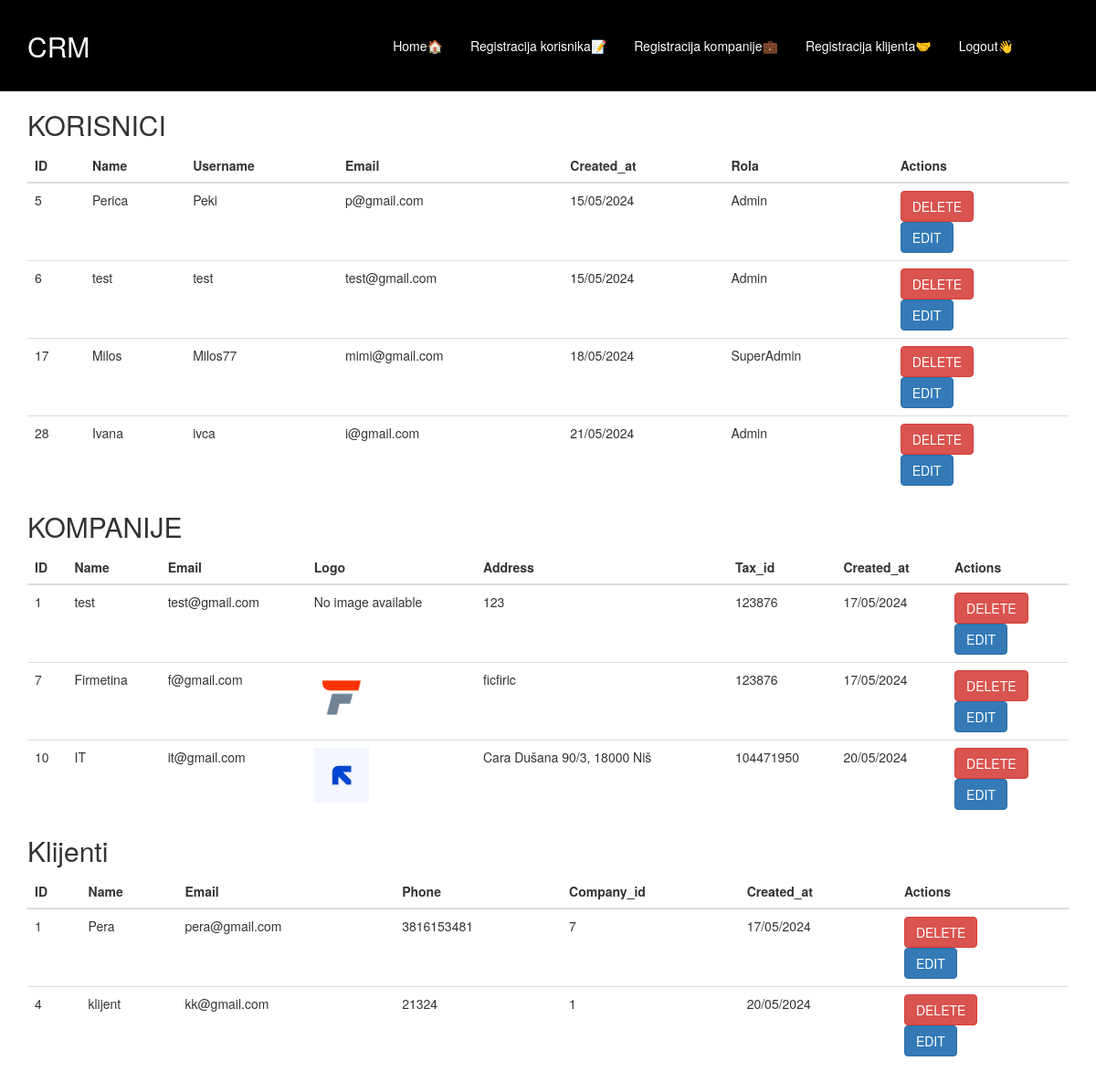
The app's page /index.php (signed in) with its own data.
### tables this page shows
CREATE TABLE `korisnici` (
  `id` int(11) NOT NULL,
  `name` varchar(255) NOT NULL,
  `email` varchar(255) NOT NULL,
  `username` varchar(255) NOT NULL,
  `password` varchar(255) NOT NULL,
  `created_at` date NOT NULL DEFAULT current_timestamp(),
  `is_admin` int(11) NOT NULL
);

CREATE TABLE `kompanije` (
  `id` int(11) NOT NULL,
  `name` varchar(255) NOT NULL,
  `email` varchar(255) NOT NULL,
  `logo` varchar(255) NOT NULL,
  `address` varchar(255) NOT NULL,
  `tax_id` varchar(255) NOT NULL,
  `created_at` timestamp NOT NULL DEFAULT current_timestamp()
);

CREATE TABLE `klijenti` (
  `id` int(11) NOT NULL,
  `name` varchar(255) NOT NULL,
  `email` varchar(255) NOT NULL,
  `phone` varchar(255) NOT NULL,
  `company_id` int(11) NOT NULL,
  `created_at` timestamp NOT NULL DEFAULT current_timestamp()
);

### functions/functions.php (called while the page is built, shortened)
<?php
function get_users() {
    $sql = "SELECT * FROM korisnici";
    $run = query($sql);
    if ($run) {
        return $run->fetch_all(MYSQLI_ASSOC);
    } else {
        return array();
    }
}
function get_company() {
    $sql = "SELECT * FROM kompanije";
    $run = query($sql);
    if ($run) {
        return $run->fetch_all(MYSQLI_ASSOC);
    } else {
        return array();
    }
}
function get_client() {
    $sql = "SELECT * FROM klijenti";
    $run = query($sql);
    if ($run) {
        return $run->fetch_all(MYSQLI_ASSOC);
    } else {
        return array();
    }
}

### functions/db.php (called while the page is built, shortened)
<?php
$con = mysqli_connect('localhost', 'root', '', 'crm');
function query($query) {
    global $con;
    return mysqli_query($con, $query);
}

### index.php (the view, shortened to what this page needs)
<?php
include "inc/header.php";
?>
<body>
	<?php if (!isset($_SESSION['email'])) : ?>
    <div class="container">
    <div class="row">
        <div class="col-md-12">
            <h2>KORISNICI</h2>
            <table class="table tavle-striped">
                <thead>
                    <tr>
                        <th>ID</th>
                        <th>Name</th>
                        <th>Username</th>
                        <th>Email</th>
                        <th>Created_at</th>
                        <?php if (isset($_SESSION['is_admin']) && $_SESSION['is_admin'] == 2) : ?>
                        <th>Rola</th>
                        <?php endif; ?>
                    </tr>
                </thead>
                <tbody>
                        <?php
                            $select_members = get_users();
                            foreach($select_members as $member) : ?>
                        <tr>
                            <td><?php echo $member['id']; ?></td>
                            <td><?php echo $member['name']; ?></td>
                            <td><?php echo $member['username']; ?></td>
                            <td><?php echo $member['email']; ?></td>
                            <td><?php
                            $created_at = strtotime($member['created_at']);
                            $new_date =  date("d/m/Y", $created_at);
                            echo $new_date;
                            ?></td>
                            <?php if (isset($_SESSION['is_admin']) && $_SESSION['is_admin'] == 2) : ?>
                            <td><?php
                                    if ($member['is_admin'] == 1) {
                                        echo 'Admin';
                                    } elseif ($member['is_admin'] == 2) {
                                        echo 'SuperAdmin';
                                    }
                            ?></td>
                            <?php endif; ?>
                        </tr>
                        <?php endforeach; ?>
                </tbody>
            </table>
            <h2>KOMPANIJE</h2>
            <table class="table tavle-striped">
                <thead>
                    <tr>
                        <th>ID</th>
                        <th>Name</th>
                        <th>Email</th>
                        <th>Logo</th>
                        <th>Address</th>
                        <th>Tax_id</th>
                        <th>Created_at</th>
                    </tr>
                </thead>
                <tbody>
                        <?php
                            $select_members = get_company();
                            foreach($select_members as $member) : ?>
                        <tr>
                            <td><?php echo $member['id']; ?></td>
                            <td><?php echo $member['name']; ?></td>
                            <td><?php echo $member['email']; ?></td>
                            <td><?php
                                    if(isset($member['logo']) && !empty($member['logo'])) {
                                        echo '<img style="width: 60px;" src="' . $member['logo'] . '">';
                                    } else {
                                        echo "No image available";
                                    }
                                ?></td>
                            <td><?php echo $member['address']; ?></td>
                            <td><?php echo $member['tax_id']; ?></td>
                            <td><?php
                            $created_at = strtotime($member['created_at']);
                            $new_date =  date("d/m/Y", $created_at);
                            echo $new_date;
                            ?></td>
                        </tr>
                        <?php endforeach; ?>
                </tbody>
            </table>
            <h2>Klijenti</h2>
            <table class="table tavle-striped">
                <thead>
                    <tr>
                        <th>ID</th>
                        <th>Name</th>
                        <th>Email</th>
                        <th>Phone</th>
                        <th>Company_id</th>
                        <th>Created_at</th>
                    </tr>
                </thead>
                <tbody>
                        <?php
                            $select_members = get_client();
                            foreach($select_members as $member) : ?>
                        <tr>
                            <td><?php echo $member['id']; ?></td>
                            <td><?php echo $member['name']; ?></td>
                            <td><?php echo $member['email']; ?></td>
                            <td><?php echo $member['phone']; ?></td>
                            <td><?php echo $member['company_id']; ?></td>
                            <td><?php
                            $created_at = strtotime($member['created_at']);
                            $new_date =  date("d/m/Y", $created_at);
                            echo $new_date;
                            ?></td>
                        </tr>
                        <?php endforeach; ?>
                </tbody>
            </table>
        </div>
    </div>
    </div>
	<?php else : ?>
	<div class="container">
    <div class="row">
        <div class="col-md-12">
            <h2>KORISNICI</h2>
            <table class="table tavle-striped">
                <thead>
                    <tr>
                        <th>ID</th>
                        <th>Name</th>
                        <th>Username</th>
                        <th>Email</th>
                        <th>Created_at</th>
                        <?php if (isset($_SESSION['is_admin']) && $_SESSION['is_admin'] == 2) : ?>
                        <th>Rola</th>
                        <?php endif; ?>
                        <th>Actions</th>
                    </tr>
                </thead>
                <tbody>
                        <?php
                        	$select_members = get_users();
							foreach($select_members as $member) : ?>
                        <tr>
                            <td><?php echo $member['id']; ?></td>
                            <td><?php echo $member['name']; ?></td>
                            <td><?php echo $member['username']; ?></td>
                            <td><?php echo $member['email']; ?></td>
                            <td><?php
                            $created_at = strtotime($member['created_at']);
                            $new_date =  date("d/m/Y", $created_at);
                            echo $new_date;
                            ?></td>
                            <?php if (isset($_SESSION['is_admin']) && $_SESSION['is_admin'] == 2) : ?>
                            <td><?php
                                    if ($member['is_admin'] == 1) {
                                        echo 'Admin';
                                    } elseif ($member['is_admin'] == 2) {
                                        echo 'SuperAdmin';
                                    }
                            ?></td>
                            <?php endif; ?>
                            <td>
                                <form action="delete_member.php" method="POST">
                                    <button type="submit" class="btn btn-danger">DELETE</button>
                                </form>
                                <a href="edit_member.php?id=<?php echo $member['id']; ?>" class="btn btn-primary">EDIT</a>
                            </td>
                        </tr>
                        <?php endforeach; ?>
                </tbody>
            </table>
            <h2>KOMPANIJE</h2>
            <table class="table tavle-striped">
                <thead>
                    <tr>
                        <th>ID</th>
                        <th>Name</th>
                        <th>Email</th>
                        <th>Logo</th>
                        <th>Address</th>
                        <th>Tax_id</th>
                        <th>Created_at</th>
                        <th>Actions</th>
                    </tr>
                </thead>
                <tbody>
                        <?php
                            $select_members = get_company();
                            foreach($select_members as $member) : ?>
                        <tr>
                            <td><?php echo $member['id']; ?></td>
                            <td><?php echo $member['name']; ?></td>
                            <td><?php echo $member['email']; ?></td>
                            <td><?php
                                    if(isset($member['logo']) && !empty($member['logo'])) {
                                        echo '<img style="width: 60px;" src="' . $member['logo'] . '">';
                                    } else {
                                        echo "No image available";
                                    }
                                ?></td>
                            <td><?php echo $member['address']; ?></td>
                            <td><?php echo $member['tax_id']; ?></td>
                            <td><?php
                            $created_at = strtotime($member['created_at']);
                            $new_date =  date("d/m/Y", $created_at);
                            echo $new_date;
                            ?></td>
                            <td>
                                <form action="delete_company.php" method="POST">
                                    <button type="submit" class="btn btn-danger">DELETE</button>
                                </form>
                                <a href="edit_company.php?id=<?php echo $member['id']; ?>" class="btn btn-primary">EDIT</a>
                            </td>
                        </tr>
                        <?php endforeach; ?>
                </tbody>
            </table>
            <h2>Klijenti</h2>
            <table class="table tavle-striped">
                <thead>
                    <tr>
                        <th>ID</th>
                        <th>Name</th>
                        <th>Email</th>
                        <th>Phone</th>
                        <th>Company_id</th>
                        <th>Created_at</th>
                        <th>Actions</th>
                    </tr>
                </thead>
                <tbody>
                        <?php
                            $select_members = get_client();
                            foreach($select_members as $member) : ?>
                        <tr>
                            <td><?php echo $member['id']; ?></td>
                            <td><?php echo $member['name']; ?></td>
                            <td><?php echo $member['email']; ?></td>
                            <td><?php echo $member['phone']; ?></td>
                            <td><?php echo $member['company_id']; ?></td>
                            <td><?php
                            $created_at = strtotime($member['created_at']);
                            $new_date =  date("d/m/Y", $created_at);
                            echo $new_date;
                            ?></td>
                            <td>
                                <form action="delete_client.php" method="POST">
                                    <button type="submit" class="btn btn-danger">DELETE</button>
                                </form>
                                <a href="edit_client.php?id=<?php echo $member['id']; ?>" class="btn btn-primary">EDIT</a>
                            </td>
                        </tr>
                        <?php endforeach; ?>
                </tbody>
            </table>
        </div>
    </div>
    </div>
	<?php endif; ?>
</body>
</html>

### css/stil.css (style rules this page uses)
* { margin: 0; padding: 0; box-sizing: border-box; }

### records on screen
korisnici: id "5", name "Perica", username "Peki", email "p@gmail.com", created_at "15/05/2024", is_admin "Admin"
korisnici: id "6", name "test", username "test", email "test@gmail.com", created_at "15/05/2024", is_admin "Admin"
korisnici: id "17", name "Milos", username "Milos77", email "mimi@gmail.com", created_at "18/05/2024", is_admin "SuperAdmin"
korisnici: id "28", name "Ivana", username "ivca", email "i@gmail.com", created_at "21/05/2024", is_admin "Admin"
kompanije: id "1", name "test", email "test@gmail.com", logo "No image available", address "123", tax "123876", created_at "17/05/2024"
kompanije: id "7", name "Firmetina", email "f@gmail.com", logo (picture), address "ficfiric", tax "123876", created_at "17/05/2024"
kompanije: id "10", name "IT", email "it@gmail.com", logo (picture), address "Cara Dušana 90/3, 18000 Niš", tax "104471950", created_at "20/05/2024"
klijenti: id "1", name "Pera", email "pera@gmail.com", phone "3816153481", company "7", created_at "17/05/2024"
klijenti: id "4", name "klijent", email "kk@gmail.com", phone "21324", company "1", created_at "20/05/2024"
